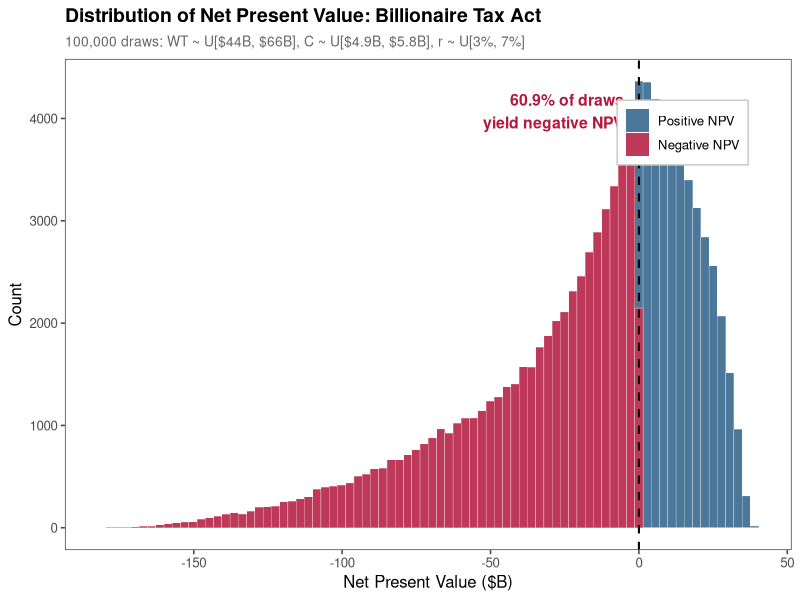
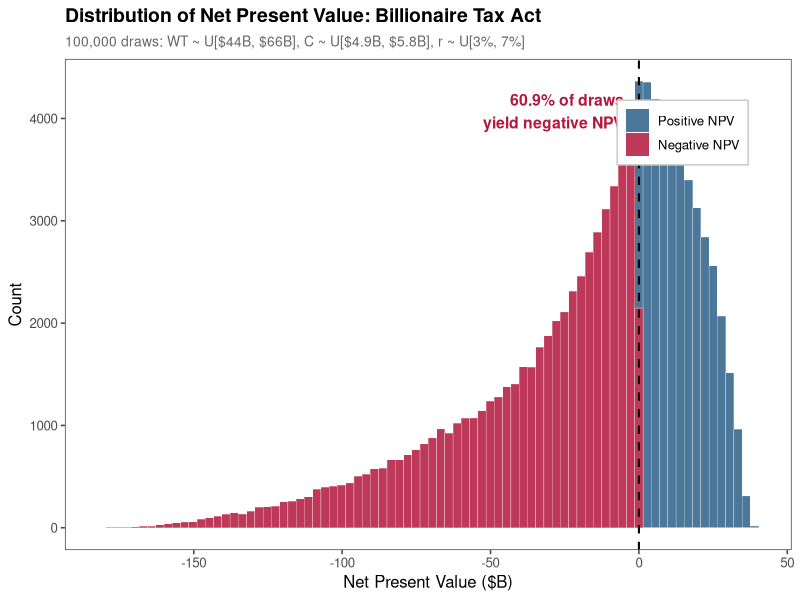

These charts were generated, in order, by the following R code:
# Billionaire Tax Act: NPV Distribution of Outcomes
# Date: February 2026
# Purpose: Simulate NPV across plausible parameter ranges, plot distribution
# =============================================================================
# PART 0: Load Packages
# =============================================================================
library(dplyr)
library(ggplot2)
library(ggthemes)

# Set seed
set.seed(2026)

# Set working directory (update as needed)
setwd("~/Documents/GitHub/wealth_tax")

#Working directory for home computer
setwd("/Users/ben/Documents/GitHub/wealth_tax")

# =============================================================================
# PART I: Define Parameters
# =============================================================================

# Fixed
baseline_revenue <- 107.04  # $B, no-departure wealth tax revenue

# Number of simulations
n_sims <- 100000

# =============================================================================
# PART II: Generate Random Parameter Draws
# =============================================================================

# WT: Wealth tax revenue ($44B to $66B, centered at $48B)
#   Triangular-ish: uniform draw across plausible range
wt <- runif(n_sims, min = 44, max = 66)

# C: Annual income tax contribution ($4.9B to $5.8B)
#   Uniform across Splinter lower bound to Pareto upper bound
c_income <- runif(n_sims, min = 4.9, max = 5.8)

# r: Real discount rate (3% to 7%)
#   Uniform across standard range
r_discount <- runif(n_sims, min = 0.015, max = 0.07)

# =============================================================================
# PART III: Compute NPV for Each Draw
# =============================================================================

# Implied departure fraction
f <- 1 - (wt / baseline_revenue)

# Annual lost income tax
annual_loss <- f * c_income

# PV of lost income tax stream (inflation-linked perpetuity)
pv_lost <- annual_loss / r_discount

# Net present value
npv <- wt - pv_lost

# Assemble results
results <- data.frame(
  wt = wt,
  c_income = c_income,
  r_discount = r_discount,
  f = f,
  annual_loss = annual_loss,
  pv_lost = pv_lost,
  npv = npv
)

# =============================================================================
# PART IV: Summary Statistics
# =============================================================================

cat("=== NPV Distribution Summary ===\n")
cat(sprintf("  Simulations:        %d\n", n_sims))
cat(sprintf("  Mean NPV:           $%.1fB\n", mean(results$npv)))
cat(sprintf("  Median NPV:         $%.1fB\n", median(results$npv)))
cat(sprintf("  Std Dev:            $%.1fB\n", sd(results$npv)))
cat(sprintf("  Min NPV:            $%.1fB\n", min(results$npv)))
cat(sprintf("  Max NPV:            $%.1fB\n", max(results$npv)))
cat(sprintf("  Pct Negative NPV:   %.1f%%\n", 100 * mean(results$npv < 0)))
cat(sprintf("  Pct Below -$10B:    %.1f%%\n", 100 * mean(results$npv < -10)))
cat(sprintf("  Pct Below -$25B:    %.1f%%\n", 100 * mean(results$npv < -25)))

# =============================================================================
# PART V: Plot Distribution of NPV Outcomes
# =============================================================================

pct_negative <- round(100 * mean(results$npv < 0), 1)

p <- ggplot(results, aes(x = npv)) +
  geom_histogram(aes(fill = npv < 0), bins = 80, alpha = 0.85, color = "white", linewidth = 0.1) +
  scale_fill_manual(
    values = c("TRUE" = "#B3173C", "FALSE" = "#2C5F8A"),
    labels = c("TRUE" = "Negative NPV", "FALSE" = "Positive NPV"),
    name = NULL
  ) +
  geom_vline(xintercept = 0, linetype = "dashed", color = "black", linewidth = 0.7) +
  annotate("text", x = -5, y = Inf, vjust = 2, hjust = 1,
           label = paste0(pct_negative, "% of draws\nyield negative NPV"),
           size = 4, fontface = "bold", color = "#B3173C") +
  labs(
    title = "Distribution of Net Present Value: Billionaire Tax Act",
    subtitle = paste0("100,000 draws: WT ~ U[$44B, $66B], C ~ U[$4.9B, $5.8B], r ~ U[3%, 7%]"),
    x = "Net Present Value ($B)",
    y = "Count"
  ) +
  theme_few() +
  theme(
    plot.title = element_text(face = "bold", size = 14),
    plot.subtitle = element_text(size = 10, color = "gray40"),
    legend.position = c(0.85, 0.85),
    legend.background = element_rect(fill = "white", color = "gray80")
  )

ggsave("npv_distribution.png", p, width = 10, height = 6, dpi = 300)
ggsave("npv_distribution.pdf", p, width = 10, height = 6)

cat("\nPlots saved: npv_distribution.png, npv_distribution.pdf\n")


#
